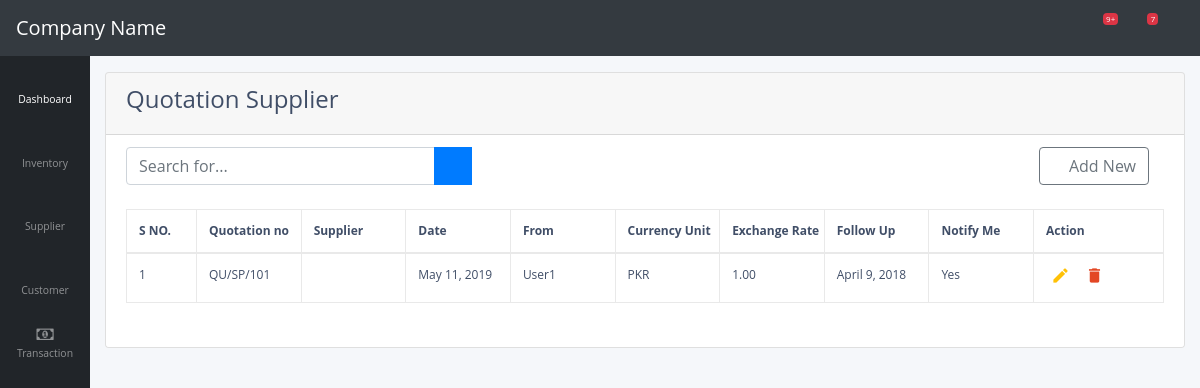
/supplier/quotation/, run on an earlier commit of the app's database.
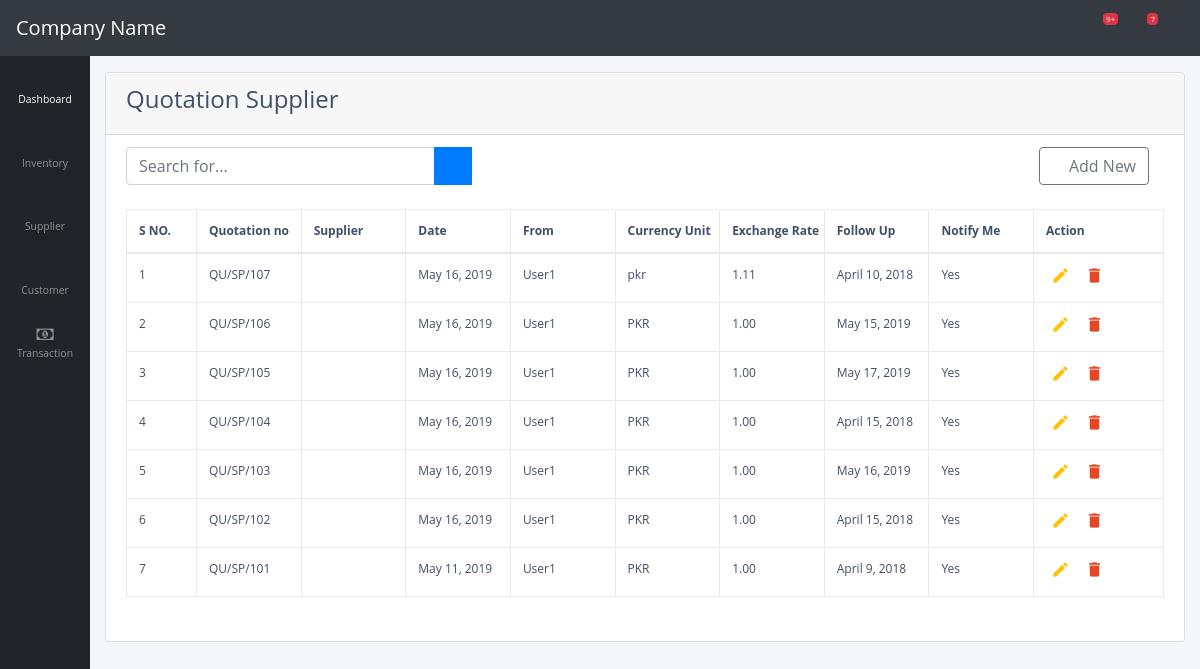
And on a later commit of the database.
### supplier/models.py (models this page shows)
class QuotationHeaderSupplier(models.Model):
    quotation_no = models.CharField(max_length = 100)
    date = models.DateField(default = datetime.date.today)
    attn = models.CharField(max_length = 100)
    prc_basis = models.CharField(max_length = 100)
    leadtime = models.CharField(max_length = 100)
    validity = models.CharField(max_length = 100)
    payment = models.CharField(max_length = 100)
    remarks = models.CharField(max_length = 100)
    currency = models.CharField(max_length = 100)
    exchange_rate = models.DecimalField(max_digits = 8, decimal_places = 2)
    follow_up = models.DateField(blank = True)
    show_notification = models.BooleanField(default = True)
    account_id = models.ForeignKey(ChartOfAccount, models.SET_NULL,blank=True,null=True,)

### supplier/views.py (the view)
# urls.py: path('quotation/', views.quotation_supplier, name = 'quotation-supplier'),
def quotation_supplier(request):
    all_quotation = QuotationHeaderSupplier.objects.all()
    return render(request, 'supplier/quotation_supplier.html',{'all_quotation':all_quotation})

### supplier/templates/supplier/quotation_supplier.html
{% extends "supplier/base.html" %}
{% load crispy_forms_tags %}
{% block body %}
<div class="card" style="width: 100%;">
<div class="card-header">
  <h4>Quotation Supplier</h4>
</div>
<ul class="list-group list-group-flush">
  <li class="list-group-item">
    <div class="input-group">
      <input type="text" class="form-control col-md-4" placeholder="Search for..." aria-label="Search" aria-describedby="basic-addon2">
      <div class="input-group-append">
        <button class="btn btn-primary" type="button">
          <i class="fas fa-search"></i>
        </button>
      </div>
      <div class="col-md-8">
        <a role="button" href="{% url 'new-quotation-supplier' %}" style="float:right;" class="btn btn-outline-secondary" name="button"><i class="fas fa-plus"></i> Add New</a>
      </div>
    </div>
    <br>
    <div class="table table-responsive content-loader">
      <table class="table table-bordered" id="dataTable">
          <thead>
              <tr>
                  <th width="70px" >S NO.</th>
                  <th >Quotation no</th>
                  <th >Supplier</th>
                  <th >Date</th>
                  <th >From</th>
                  <th >Currency Unit</th>
                  <th >Exchange Rate</th>
                  <th >Follow Up</th>
                  <th >Notify Me</th>
                  <th >Action</th>
              </tr>
          </thead>
          <tbody>
          {% for value in all_quotation reversed %}
            <tr>
                <td>{{ forloop.counter }}</td>
                <td> {{ value.quotation_no }} </td>
                <td> {{ value.account_id.account_title }} </td>
                <td> {{ value.date }} </td>
                <td> User1  </td>
                <td> {{ value.currency }} </td>
                <td> {{ value.exchange_rate }} </td>
                <td> {{ value.follow_up }} </td>
                <td>
                  {% if value.show_notification == True %}
                    Yes
                  {% else %}
                    No
                  {% endif %}
                </td>
                <td><a class="edit_list" href="{% url 'edit-quotation-supplier' pk=value.id %}" data-toggle=""><i class="material-icons">&#xE254;</i></a><a class="delete-all"  data-toggle="tooltip"><i class="material-icons">&#xE872;</i></a></td>
            </tr>
          {% endfor %}
          </tbody>
      </table>
    </div>
  </li>
</ul>
</div>
{% endblock body %}

What changed in the data, as far as the page shows it:
added QuotationHeaderSupplier: quotation_no "QU/SP/107", date "May 16, 2019", currency "pkr", exchange_rate "1.11", follow_up "April 10, 2018", show_notification "Yes"
added QuotationHeaderSupplier: quotation_no "QU/SP/106", date "May 16, 2019", currency "PKR", exchange_rate "1.00", follow_up "May 15, 2019", show_notification "Yes"
added QuotationHeaderSupplier: quotation_no "QU/SP/105", date "May 16, 2019", currency "PKR", exchange_rate "1.00", follow_up "May 17, 2019", show_notification "Yes"
added QuotationHeaderSupplier: quotation_no "QU/SP/104", date "May 16, 2019", currency "PKR", exchange_rate "1.00", follow_up "April 15, 2018", show_notification "Yes"
added QuotationHeaderSupplier: quotation_no "QU/SP/103", date "May 16, 2019", currency "PKR", exchange_rate "1.00", follow_up "May 16, 2019", show_notification "Yes"
added QuotationHeaderSupplier: quotation_no "QU/SP/102", date "May 16, 2019", currency "PKR", exchange_rate "1.00", follow_up "April 15, 2018", show_notification "Yes"
